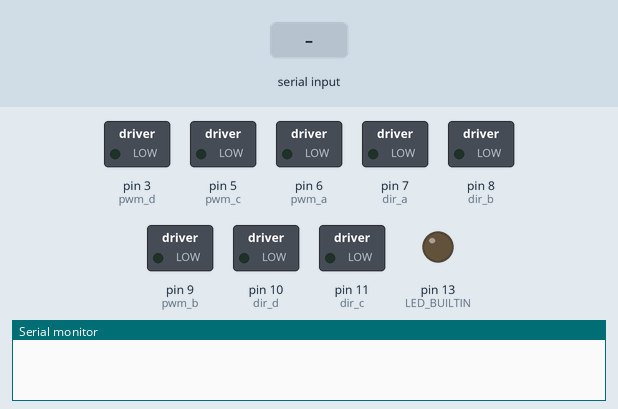
Bench run of a sketch on a simulated Arduino Uno, built with avr-gcc and run on an emulated ATmega328P. Shown: switched loads named in the sketch (green lamp = pin HIGH), output pins drawn as LEDs (lit = HIGH), the last lines printed to the serial monitor. Inputs (shaded band) come from the test bench.

Above: at 1.2 s.
1.3 s: "dritto" received over Serial
At 3.5 s:
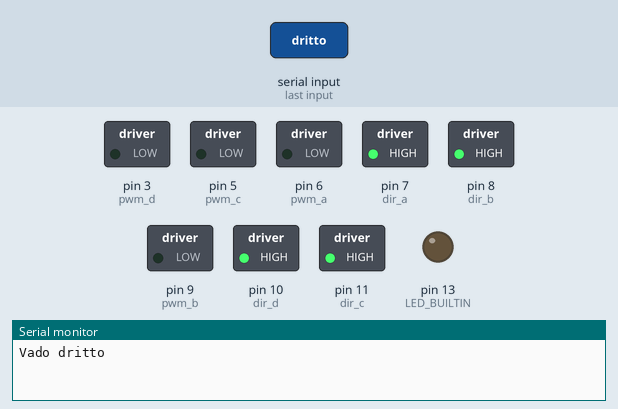
3.8 s: "destra" received over Serial
At 5.4 s:
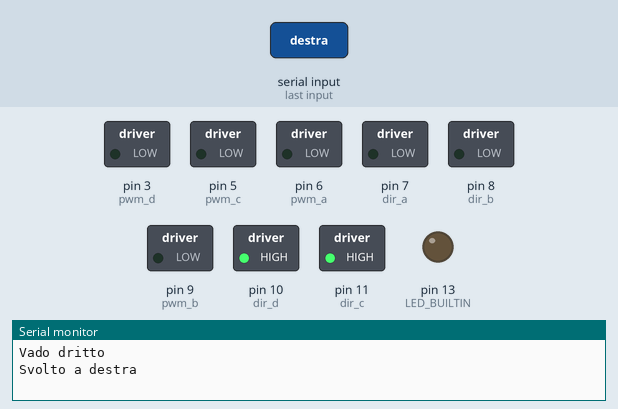
6.3 s: "gira-destra" received over Serial
At 8.5 s:
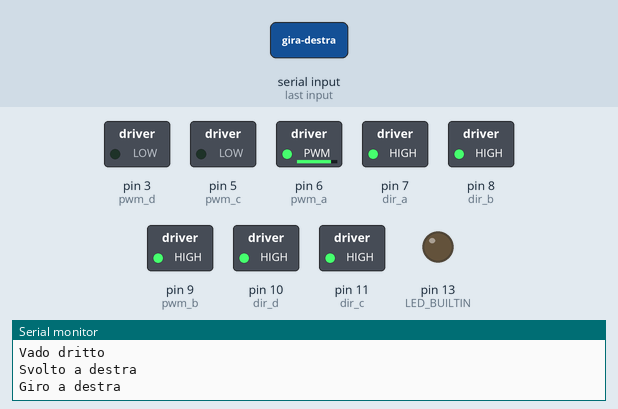
8.8 s: "sinistra" received over Serial
At 10.5 s:
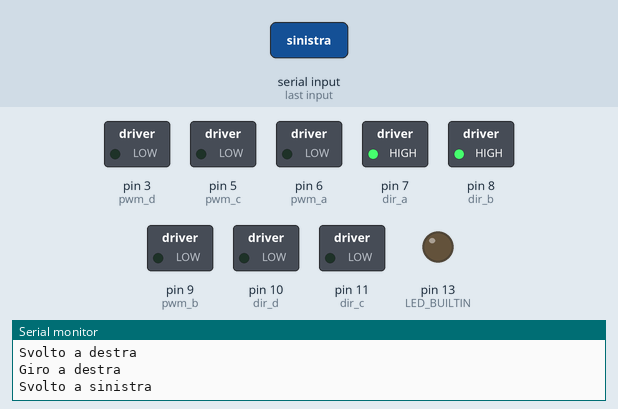
11.3 s: "gira-sinistra" received over Serial
At 12.6 s:
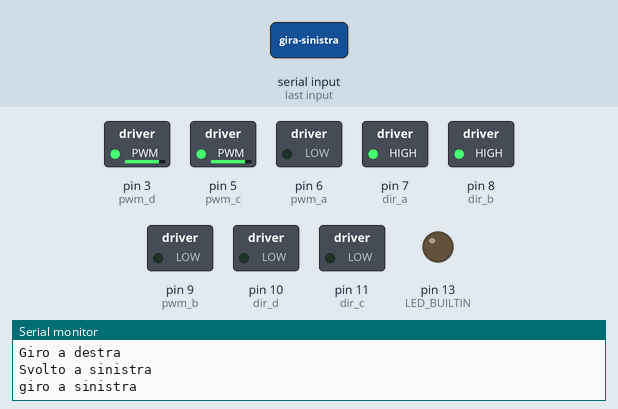
13.8 s: "accendi" received over Serial
At 15.4 s:
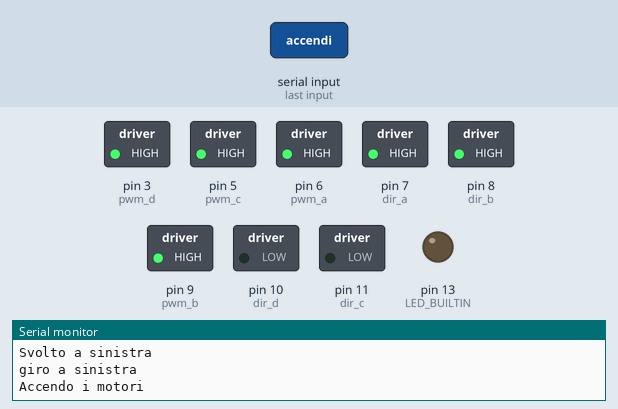
Timing chart, 0 to 16.9 s (numbered marks = the images above; inputs shaded):
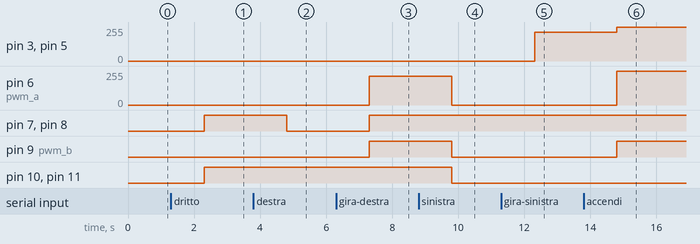

The sketch:

slave.ino
```cpp
#define BAUD 9600

int pwm_a = 6;  //PWM control
int pwm_b = 9;
int pwm_c = 5;
int pwm_d = 3;

int dir_a = 7;  //Motore posteriore destro
int dir_b = 8;  //Motore anteriore destro
int dir_c = 11; //Motore posteriore sinistro
int dir_d = 10; //Motore anteriore sinistro


unsigned int velocity = 0;

void setup(){

  Serial.begin(BAUD);
  while(!Serial);

  pinMode(LED_BUILTIN, OUTPUT);

  pinMode(pwm_a, OUTPUT);  //Set control pins to be outputs
  pinMode(pwm_b, OUTPUT);
  pinMode(pwm_c, OUTPUT);
  pinMode(pwm_d, OUTPUT);

  pinMode(dir_a, OUTPUT);
  pinMode(dir_b, OUTPUT);
  pinMode(dir_c, OUTPUT);
  pinMode(dir_d, OUTPUT);

  setVelocity(velocity);

}

void loop(){

  String data = "";


  while(Serial.available() > 0){
    data = Serial.readString();

    if(data == "dritto"){
        digitalWrite(dir_a, HIGH);
        digitalWrite(dir_b, HIGH);
        digitalWrite(dir_c, HIGH);
        digitalWrite(dir_d, HIGH);
        setVelocity(velocity);
        Serial.println("Vado dritto");
    }

    else if(data == "destra"){
        digitalWrite(dir_a, LOW);   //ruote di destra
        digitalWrite(dir_b, LOW);
        digitalWrite(dir_c, HIGH);
        digitalWrite(dir_d, HIGH);
        setVelocity(velocity);
        Serial.println("Svolto a destra");

    }

    else if(data == "gira-destra"){
        analogWrite(pwm_a, velocity -40);
        analogWrite(pwm_b, velocity -40);
        digitalWrite(dir_a, HIGH);   //ruote di destra
        digitalWrite(dir_b, HIGH);
        digitalWrite(dir_c, HIGH);
        digitalWrite(dir_d, HIGH);
        Serial.println("Giro a destra");
    }

    else if(data == "sinistra"){
        digitalWrite(dir_a, HIGH);
        digitalWrite(dir_b, HIGH);
        digitalWrite(dir_c, LOW); //ruote di sinistra
        digitalWrite(dir_d, LOW);
        setVelocity(velocity);
        Serial.println("Svolto a sinistra");
    }

    else if(data == "gira-sinistra"){
        analogWrite(pwm_c, velocity -40);
        analogWrite(pwm_d, velocity -40);
        digitalWrite(dir_a, HIGH);   //ruote di destra
        digitalWrite(dir_b, HIGH);
        digitalWrite(dir_c, LOW);
        digitalWrite(dir_d, LOW);
        Serial.println("giro a sinistra");
    }
    else if(data == "retro"){
        digitalWrite(dir_a, LOW);
        digitalWrite(dir_b, LOW);
        digitalWrite(dir_c, LOW); //ruote di sinistra
        digitalWrite(dir_d, LOW);
        setVelocity(velocity);
        Serial.println("Torno indietro");
    }

    else if(data == "spegni"){
        setVelocity(0);
        Serial.println("Spengo i motori");
    }

    else if(data == "accendi"){
        setVelocity(255);
        Serial.println("Accendo i motori");
    }

    else if(isNum(data) && data.toInt() >=0 && data.toInt() <= 255){
        setVelocity(data.toInt());
        Serial.println("cambiata velocità a: " + data);
    }

    else {
      Serial.println("Comando non riconosciuto: " + data);
    }
  }
}


//inserire solo velocità tra 0 e 255, altrimenti la funzione non cambierà lo stato del motore
void setVelocity(unsigned int v){

  velocity = v;

  if(v > 255)
    return;

  analogWrite(pwm_a, v);
  analogWrite(pwm_b, v);  //minimo 190 o non partono wewo
  analogWrite(pwm_c, v);
  analogWrite(pwm_d, v);

  return;
}

bool isNum(String str){

  for(int i = 0; i < str.length(); i++){
    if(!isDigit(str[i]))
      return false;
  }

  return true;
}
```

Measured:
- after the input at 1.3 s, pin 7 (dir_a), pin 8 (dir_b), pin 10 (dir_d), pin 11 (dir_c): LOW → HIGH after 1.0 s
- after the input at 3.8 s, pin 7 (dir_a), pin 8 (dir_b): HIGH → LOW after 1.0 s
- after the input at 6.3 s, pin 6 (pwm_a): 0/255 → 216/255 after 1.0 s; pin 7 (dir_a), pin 8 (dir_b), pin 9 (pwm_b): LOW → HIGH after 1.0 s
- after the input at 8.8 s, pin 6 (pwm_a): 216/255 → 0/255 after 1.0 s; pin 9 (pwm_b), pin 10 (dir_d), pin 11 (dir_c): HIGH → LOW after 1.0 s
- after the input at 11.3 s, pin 3 (pwm_d), pin 5 (pwm_c): 0/255 → 216/255 after 1.0 s
- after the input at 13.8 s, pin 3 (pwm_d), pin 5 (pwm_c): 216/255 → 255/255 after 1.0 s; pin 6 (pwm_a): 0/255 → 255/255 after 1.0 s; pin 9 (pwm_b): LOW → HIGH after 1.0 s
